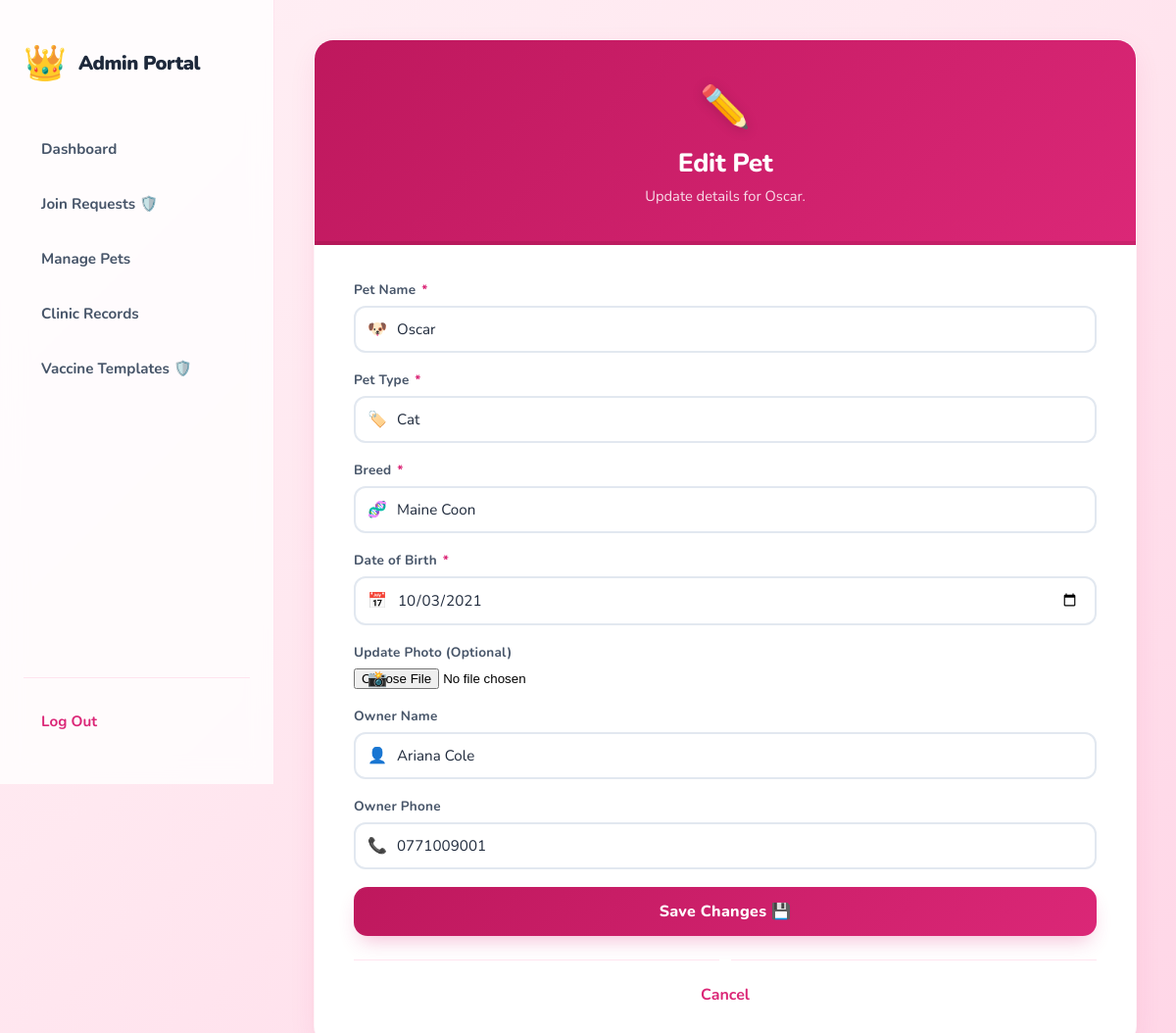
The page /public/index.php?url=pet/edit&id=9102 (signed in) on the database its author committed.
### tables this page shows
CREATE TABLE `pets` (
  `id` int(11) NOT NULL AUTO_INCREMENT,
  `owner_id` int(11) DEFAULT NULL,
  `name` varchar(100) NOT NULL,
  `type` varchar(50) NOT NULL COMMENT 'e.g., Dog, Cat, Bird',
  `breed` varchar(100) NOT NULL,
  `age` int(10) unsigned NOT NULL,
  `dob` date DEFAULT NULL,
  `owner_name` varchar(100) DEFAULT NULL,
  `owner_phone` varchar(20) DEFAULT NULL,
  `photo` varchar(255) DEFAULT NULL,
  `created_at` datetime NOT NULL DEFAULT CURRENT_TIMESTAMP,
  `updated_at` datetime NOT NULL DEFAULT CURRENT_TIMESTAMP ON UPDATE CURRENT_TIMESTAMP,
  PRIMARY KEY (`id`),
  KEY `fk_pets_owner` (`owner_id`),
  CONSTRAINT `fk_pets_owner` FOREIGN KEY (`owner_id`) REFERENCES `users` (`id`) ON DELETE CASCADE
);

### core/controller.php (called while the page is built, shortened)
<?php
class Controller {
    public function view($view, $data = []) {
        extract($data);
        require_once "../app/views/$view.php";
    }
    public function model($model) {
        return new $model();
    }
}

### app/controllers/PetController.php (called while the page is built, shortened)
<?php
class PetController extends Controller {
    public function edit() {
        $id = (int)$_GET['id'];
        $petModel = $this->model('PetModel');
        $pet = $petModel->getPetById($id);
        $this->view('pets/edit', ['pet' => $pet]);
    }
}

### public/index.php (called while the page is built, shortened)
<?php
require_once "../core/Controller.php";
require_once "../core/Database.php";
require_once "../core/Auth.php";
$url = $_GET['url'] ?? 'home/index';
$url = explode('/', $url);
$method         = $url[1] ?? 'index';
$controller = new $controllerName();
$params = array_slice($url, 2);
call_user_func_array([$controller, $method], $params);

### core/Auth.php (called while the page is built, shortened)
<?php
class Auth {
    public static function role(): string {
        return $_SESSION['user_role'] ?? '';
    }
}

### core/database.php (called while the page is built, shortened)
<?php
class Database {
    public function __construct() {
        $this->conn = new mysqli("localhost", "root", "", "pet_clinic");
    }
}

### app/models/PetModel.php (called while the page is built, shortened)
<?php
class PetModel {
    private $db;
    public function __construct() {
        $this->db = new Database();
    }
    public function getPetById(int $id): ?array {
        $stmt = $this->db->conn->prepare("SELECT * FROM pets WHERE id = ?");
        $stmt->bind_param("i", $id);
        $stmt->execute();
        $result = $stmt->get_result();
        $pet = $result->fetch_assoc();
        if ($pet) {
            $pet['age'] = $this->calculateAgeFromDob($pet['dob'], $pet['age']);
        }
        return $pet ?: null;
    }
    private function calculateAgeFromDob(?string $dob, $fallbackAge): string {
        try {
            $birthDate = new DateTime($dob);
            $today = new DateTime('today');
            $diff = $birthDate->diff($today);
            $y = $diff->y;
            $m = $diff->m;
            if ($y > 0) {
                if ($m > 0) {
                    return $y . ($y == 1 ? ' yr, ' : ' yrs, ') . $m . ($m == 1 ? ' month' : ' months');
                }
                return $y . ($y == 1 ? ' yr' : ' yrs');
            }
            return 'Newborn';
        } catch (Exception $e) {
            return $fallbackAge . ' yrs';
        }
    }
}

### app/views/pets/edit.php (the view, shortened to what this page needs)
<?php
$userRole = Auth::role();
require_once __DIR__ . '/../../views/layouts/header.php';
$name        = $pet['name'] ?? '';
$type        = $pet['type'] ?? '';
$breed       = $pet['breed'] ?? '';
$ownerName   = $pet['owner_name'] ?? '';
$ownerPhone  = $pet['owner_phone'] ?? '';
?>
<div class="dashboard-wrapper">
    <?php
    if ($userRole === 'vet') {
        require_once __DIR__ . '/../../views/layouts/vet_sidebar.php';
    } elseif ($userRole === 'admin') {
        require_once __DIR__ . '/../../views/layouts/admin_sidebar.php';
    } else {
        require_once __DIR__ . '/../../views/layouts/owner_sidebar.php';
    }
    ?>
    <main class="main-content">
        <div class="card card--lg" style="margin: 0 auto;">
            <div class="card-header">
                <span class="paw-icon" aria-hidden="true">✏️</span>
                <h1>Edit Pet</h1>
                <p>Update details for <?php echo htmlspecialchars($name); ?>.</p>
            </div>
            <div class="card-body">
                <form method="POST" action="?url=pet/update" enctype="multipart/form-data" novalidate>
                    <div class="form-group">
                        <label for="name">Pet Name <span class="required">*</span></label>
                        <div class="input-wrap">
                            <span class="icon" aria-hidden="true">🐶</span>
                            <input type="text" id="name" name="name" placeholder="Fluffy"
                                   value="<?php echo htmlspecialchars($name); ?>"
                                   class="<?php echo !empty($errors['name']) ? 'is-invalid' : ''; ?>" required>
                        </div>
                    </div>
                    <div class="form-group">
                        <label for="type">Pet Type <span class="required">*</span></label>
                        <div class="input-wrap">
                            <span class="icon" aria-hidden="true">🏷️</span>
                            <input type="text" id="type" name="type" placeholder="Dog, Cat, Bird..."
                                   value="<?php echo htmlspecialchars($type); ?>"
                                   class="<?php echo !empty($errors['type']) ? 'is-invalid' : ''; ?>" required>
                        </div>
                    </div>
                    <div class="form-group">
                        <label for="breed">Breed <span class="required">*</span></label>
                        <div class="input-wrap">
                            <span class="icon" aria-hidden="true">🧬</span>
                            <input type="text" id="breed" name="breed" placeholder="Golden Retriever, Siamese..."
                                   value="<?php echo htmlspecialchars($breed); ?>"
                                   class="<?php echo !empty($errors['breed']) ? 'is-invalid' : ''; ?>" required>
                        </div>
                    </div>
                    <div class="form-group">
                        <label for="dob">Date of Birth <span class="required">*</span></label>
                        <div class="input-wrap">
                            <span class="icon" aria-hidden="true">📅</span>
                            <input type="date" id="dob" name="dob"
                                   value="<?php echo htmlspecialchars($pet['dob'] ?? ''); ?>"
                                   class="<?php echo !empty($errors['dob']) ? 'is-invalid' : ''; ?>" required>
                        </div>
                    </div>
                    <div class="form-group">
                        <label for="photo">Update Photo (Optional)</label>
                        <div class="input-wrap">
                            <span class="icon" aria-hidden="true">📸</span>
                            <input type="file" id="photo" name="photo" accept="image/png, image/jpeg, image/gif"
                                   class="<?php echo !empty($errors['photo']) ? 'is-invalid' : ''; ?>">
                        </div>
                    </div>
                    <?php if (Auth::role() !== 'owner'): ?>
                    <div class="form-group">
                        <label for="owner_name">Owner Name</label>
                        <div class="input-wrap">
                            <span class="icon" aria-hidden="true">👤</span>
                            <input type="text" id="owner_name" name="owner_name" placeholder="John Doe"
                                   value="<?php echo htmlspecialchars($ownerName); ?>"
                                   class="<?php echo !empty($errors['owner_name']) ? 'is-invalid' : ''; ?>">
                        </div>
                    </div>
                    <div class="form-group">
                        <label for="owner_phone">Owner Phone</label>
                        <div class="input-wrap">
                            <span class="icon" aria-hidden="true">📞</span>
                            <input type="text" id="owner_phone" name="owner_phone" placeholder="555-1234"
                                   value="<?php echo htmlspecialchars($ownerPhone); ?>"
                                   class="<?php echo !empty($errors['owner_phone']) ? 'is-invalid' : ''; ?>">
                        </div>
                    </div>
                    <?php endif; ?>
                    <button type="submit" class="btn-primary">Save Changes 💾</button>
                </form>
                <div class="divider-line"></div>
                <div class="text-center">
                    <a href="?url=pet/listPets" class="link-back">Cancel</a>
                </div>
            </div>
        </div>
    </main>
</div>
<?php require_once __DIR__ . '/../../views/layouts/footer.php'; ?>

### public/css/style.css (style rules this page uses)
:root { --pink-50: #fff5f8; --pink-100: #ffe4ef; --pink-200: #ffc9e0; --pink-400: #f472b6; --pink-500: #db2777; --pink-600: #be185d; --white: #ffffff; --gray-50: #fdfdfd; --gray-100: #f8fafc; --gray-200: #e2e8f0; --gray-400: #94a3b8; --gray-600: #475569; --gray-800: #1e293b; --radius-sm: 10px; --radius: 20px; --radius-lg: 30px; --shadow-sm: 0 4px 6px -1px rgba(219, 39, 119, 0.05); --shadow: 0 10px 30px -5px rgba(219, 39, 119, 0.12), 0 4px 12px -2px rgba(219, 39, 119, 0.04); --shadow-lg: 0 25px 50px -12px rgba(219, 39, 119, 0.15); --transition: .3s cubic-bezier(0.4, 0, 0.2, 1); }
*, *::before, *::after { box-sizing: border-box; margin: 0; padding: 0; }
body { font-family: 'Nunito', sans-serif; min-height: 100vh; background: linear-gradient(135deg, #fff0f5 0%, #ffe8f0 40%, #ffd6e7 100%); display: flex; align-items: center; justify-content: center; padding: 40px 16px; }
body.dashboard-layout, body.page-team, body.page-home, body.page-about, body.page-services, body.page-contact { display: block; padding: 0; background-color: #fcfcfd; }
.card { background: var(--white); border-radius: var(--radius); box-shadow: var(--shadow); width: 100%; max-width: 520px; overflow: hidden; animation: slideUp .6s cubic-bezier(0.16, 1, 0.3, 1) both; border: 1px solid rgba(219, 39, 119, 0.05); }
.card-header { background: linear-gradient(135deg, var(--pink-600), var(--pink-500)); padding: 40px 40px 36px; text-align: center; position: relative; border-bottom: 4px solid rgba(0, 0, 0, 0.05); }
.card-header .paw-icon { font-size: 2.6rem; display: block; margin-bottom: 10px; filter: drop-shadow(0 2px 6px rgba(0, 0, 0, .15)); }
.card-header h1 { color: var(--white); font-size: 1.65rem; font-weight: 800; letter-spacing: -.3px; }
.card-header p { color: rgba(255, 255, 255, .85); font-size: .92rem; margin-top: 6px; }
.card-body { padding: 36px 40px 40px; }
.form-group { margin-bottom: 18px; }
label { display: block; font-size: .85rem; font-weight: 700; color: var(--gray-600); margin-bottom: 7px; letter-spacing: .2px; }
label .required { color: var(--pink-500); margin-left: 2px; }
.input-wrap { position: relative; display: flex; align-items: center; }
.input-wrap .icon { position: absolute; left: 14px; font-size: 1rem; color: var(--pink-400); pointer-events: none; line-height: 1; }
input[type="text"], input[type="email"], input[type="tel"], input[type="password"], input[type="date"], input[type="datetime-local"], textarea, select { width: 100%; padding: 12px 16px 12px 42px; border: 2px solid var(--gray-200); border-radius: 12px; font-family: 'Nunito', sans-serif; font-size: 0.95rem; color: var(--gray-800); background: var(--white); outline: none; transition: var(--transition); }
.text-center { text-align: center; }
.btn-primary { display: inline-flex; align-items: center; justify-content: center; gap: 8px; width: 100%; padding: 14px 28px; background: linear-gradient(135deg, var(--pink-600), var(--pink-500)); color: var(--white); border: none; border-radius: 14px; font-family: 'Nunito', sans-serif; font-size: 1rem; font-weight: 800; letter-spacing: 0.3px; cursor: pointer; transition: var(--transition); box-shadow: 0 10px 20px -6px rgba(219, 39, 119, 0.3); }
.divider-line { display: flex; align-items: center; gap: 12px; margin: 24px 0; color: var(--gray-400); font-size: .82rem; }
.divider-line::before, .divider-line::after { content: ''; flex: 1; height: 1px; background: var(--pink-100); }
.card--lg { max-width: 1200px !important; width: 100%; }
.text-center { text-align: center !important; }
.link-back { color: var(--pink-500); font-weight: bold; text-decoration: none; }
.dashboard-wrapper { display: flex; min-height: 100vh; }
.main-content { flex: 1; padding: 40px; overflow-y: auto; }

### rows shown on the page
pets: name "Oscar", type "Cat", breed "Maine Coon", dob "10/03/2021", owner_name "Ariana Cole", owner_phone "0771009001"
